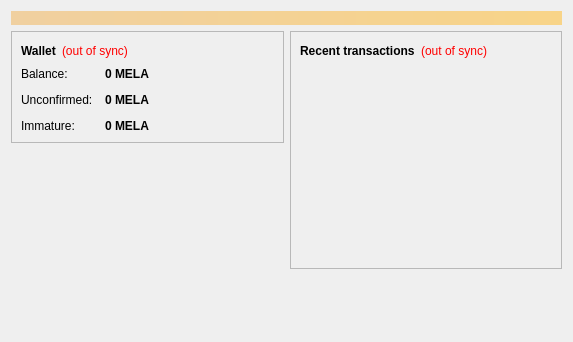
<?xml version="1.0" encoding="UTF-8"?>
<ui version="4.0">
 <class>OverviewPage</class>
 <widget class="QWidget" name="OverviewPage">
  <property name="geometry">
   <rect>
    <x>0</x>
    <y>0</y>
    <width>573</width>
    <height>342</height>
   </rect>
  </property>
  <property name="windowTitle">
   <string>Form</string>
  </property>
  <layout class="QVBoxLayout" name="topLayout">
   <item>
    <widget class="QLabel" name="labelAlerts">
     <property name="visible">
      <bool>false</bool>
     </property>
     <property name="styleSheet">
      <string notr="true">background-color: qlineargradient(x1: 0, y1: 0, x2: 1, y2: 0, stop:0 #F0D0A0, stop:1 #F8D488); color:#000000;</string>
     </property>
     <property name="wordWrap">
      <bool>true</bool>
     </property>
     <property name="margin">
      <number>3</number>
     </property>
    </widget>
   </item>
   <item>
    <layout class="QHBoxLayout" name="horizontalLayout" stretch="1,1">
     <item>
      <layout class="QVBoxLayout" name="verticalLayout_2">
       <item>
        <widget class="QFrame" name="frame">
         <property name="frameShape">
          <enum>QFrame::StyledPanel</enum>
         </property>
         <property name="frameShadow">
          <enum>QFrame::Raised</enum>
         </property>
         <layout class="QVBoxLayout" name="verticalLayout_4">
          <item>
           <layout class="QHBoxLayout" name="horizontalLayout_4">
            <item>
             <widget class="QLabel" name="label_5">
              <property name="font">
               <font>
                <weight>75</weight>
                <bold>true</bold>
               </font>
              </property>
              <property name="text">
               <string>Wallet</string>
              </property>
             </widget>
            </item>
            <item>
             <widget class="QLabel" name="labelWalletStatus">
              <property name="toolTip">
               <string>The displayed information may be out of date. Your wallet automatically synchronizes with the MelaniaCoin network after a connection is established, but this process has not completed yet.</string>
              </property>
              <property name="styleSheet">
               <string notr="true">QLabel { color: red; }</string>
              </property>
              <property name="text">
               <string notr="true">(out of sync)</string>
              </property>
              <property name="alignment">
               <set>Qt::AlignLeading|Qt::AlignLeft|Qt::AlignVCenter</set>
              </property>
             </widget>
            </item>
            <item>
             <spacer name="horizontalSpacer_2">
              <property name="orientation">
               <enum>Qt::Horizontal</enum>
              </property>
              <property name="sizeHint" stdset="0">
               <size>
                <width>40</width>
                <height>20</height>
               </size>
              </property>
             </spacer>
            </item>
           </layout>
          </item>
          <item>
           <layout class="QFormLayout" name="formLayout_2">
            <property name="fieldGrowthPolicy">
             <enum>QFormLayout::AllNonFixedFieldsGrow</enum>
            </property>
            <property name="horizontalSpacing">
             <number>12</number>
            </property>
            <property name="verticalSpacing">
             <number>12</number>
            </property>
            <item row="0" column="0">
             <widget class="QLabel" name="label">
              <property name="text">
               <string>Balance:</string>
              </property>
             </widget>
            </item>
            <item row="0" column="1">
             <widget class="QLabel" name="labelBalance">
              <property name="font">
               <font>
                <weight>75</weight>
                <bold>true</bold>
               </font>
              </property>
              <property name="cursor">
               <cursorShape>IBeamCursor</cursorShape>
              </property>
              <property name="toolTip">
               <string>Your current balance</string>
              </property>
              <property name="text">
               <string notr="true">0 MELA</string>
              </property>
              <property name="textInteractionFlags">
               <set>Qt::LinksAccessibleByMouse|Qt::TextSelectableByKeyboard|Qt::TextSelectableByMouse</set>
              </property>
             </widget>
            </item>
            <item row="1" column="0">
             <widget class="QLabel" name="label_3">
              <property name="text">
               <string>Unconfirmed:</string>
              </property>
             </widget>
            </item>
            <item row="1" column="1">
             <widget class="QLabel" name="labelUnconfirmed">
              <property name="font">
               <font>
                <weight>75</weight>
                <bold>true</bold>
               </font>
              </property>
              <property name="cursor">
               <cursorShape>IBeamCursor</cursorShape>
              </property>
              <property name="toolTip">
               <string>Total of transactions that have yet to be confirmed, and do not yet count toward the current balance</string>
              </property>
              <property name="text">
               <string notr="true">0 MELA</string>
              </property>
              <property name="textInteractionFlags">
               <set>Qt::LinksAccessibleByMouse|Qt::TextSelectableByKeyboard|Qt::TextSelectableByMouse</set>
              </property>
             </widget>
            </item>
            <item row="2" column="0">
             <widget class="QLabel" name="labelImmatureText">
              <property name="text">
               <string>Immature:</string>
              </property>
             </widget>
            </item>
            <item row="2" column="1">
             <widget class="QLabel" name="labelImmature">
              <property name="font">
               <font>
                <weight>75</weight>
                <bold>true</bold>
               </font>
              </property>
              <property name="toolTip">
               <string>Mined balance that has not yet matured</string>
              </property>
              <property name="text">
               <string notr="true">0 MELA</string>
              </property>
              <property name="textInteractionFlags">
               <set>Qt::LinksAccessibleByMouse|Qt::TextSelectableByKeyboard|Qt::TextSelectableByMouse</set>
              </property>
             </widget>
            </item>
           </layout>
          </item>
         </layout>
        </widget>
       </item>
       <item>
        <spacer name="verticalSpacer">
         <property name="orientation">
          <enum>Qt::Vertical</enum>
         </property>
         <property name="sizeHint" stdset="0">
          <size>
           <width>20</width>
           <height>40</height>
          </size>
         </property>
        </spacer>
       </item>
      </layout>
     </item>
     <item>
      <layout class="QVBoxLayout" name="verticalLayout_3">
       <item>
        <widget class="QFrame" name="frame_2">
         <property name="frameShape">
          <enum>QFrame::StyledPanel</enum>
         </property>
         <property name="frameShadow">
          <enum>QFrame::Raised</enum>
         </property>
         <layout class="QVBoxLayout" name="verticalLayout">
          <item>
           <layout class="QHBoxLayout" name="horizontalLayout_2">
            <item>
             <widget class="QLabel" name="label_4">
              <property name="text">
               <string>&lt;b&gt;Recent transactions&lt;/b&gt;</string>
              </property>
             </widget>
            </item>
            <item>
             <widget class="QLabel" name="labelTransactionsStatus">
              <property name="toolTip">
               <string>The displayed information may be out of date. Your wallet automatically synchronizes with the MelaniaCoin network after a connection is established, but this process has not completed yet.</string>
              </property>
              <property name="styleSheet">
               <string notr="true">QLabel { color: red; }</string>
              </property>
              <property name="text">
               <string notr="true">(out of sync)</string>
              </property>
              <property name="alignment">
               <set>Qt::AlignRight|Qt::AlignTrailing|Qt::AlignVCenter</set>
              </property>
             </widget>
            </item>
            <item>
             <spacer name="horizontalSpacer">
              <property name="orientation">
               <enum>Qt::Horizontal</enum>
              </property>
              <property name="sizeHint" stdset="0">
               <size>
                <width>40</width>
                <height>20</height>
               </size>
              </property>
             </spacer>
            </item>
           </layout>
          </item>
          <item>
           <widget class="QListView" name="listTransactions">
            <property name="styleSheet">
             <string notr="true">QListView { background: transparent; }</string>
            </property>
            <property name="frameShape">
             <enum>QFrame::NoFrame</enum>
            </property>
            <property name="verticalScrollBarPolicy">
             <enum>Qt::ScrollBarAlwaysOff</enum>
            </property>
            <property name="horizontalScrollBarPolicy">
             <enum>Qt::ScrollBarAlwaysOff</enum>
            </property>
            <property name="selectionMode">
             <enum>QAbstractItemView::NoSelection</enum>
            </property>
           </widget>
          </item>
         </layout>
        </widget>
       </item>
       <item>
        <spacer name="verticalSpacer_2">
         <property name="orientation">
          <enum>Qt::Vertical</enum>
         </property>
         <property name="sizeHint" stdset="0">
          <size>
           <width>20</width>
           <height>40</height>
          </size>
         </property>
        </spacer>
       </item>
      </layout>
     </item>
    </layout>
   </item>
  </layout>
 </widget>
 <resources/>
 <connections/>
</ui>
